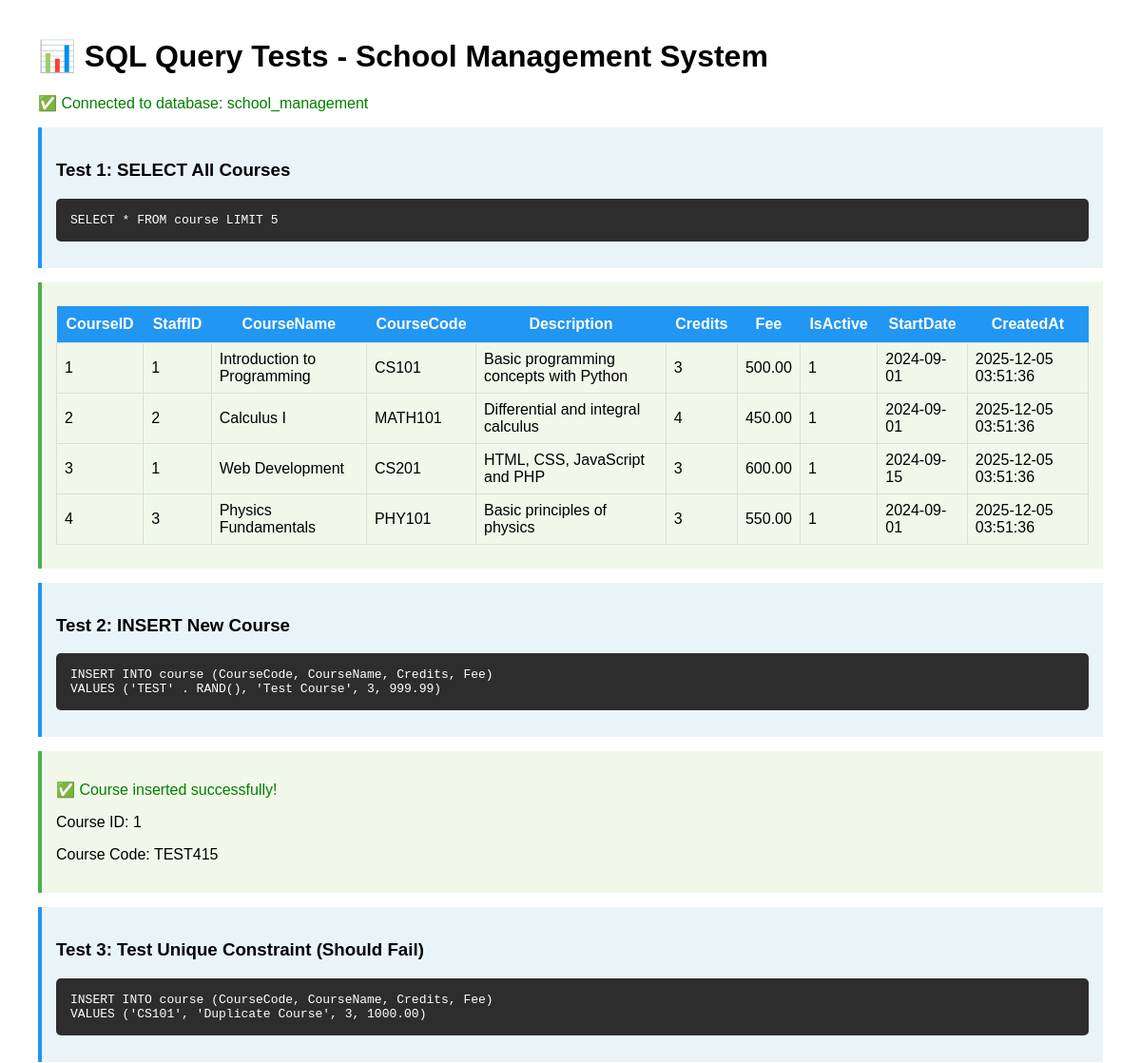
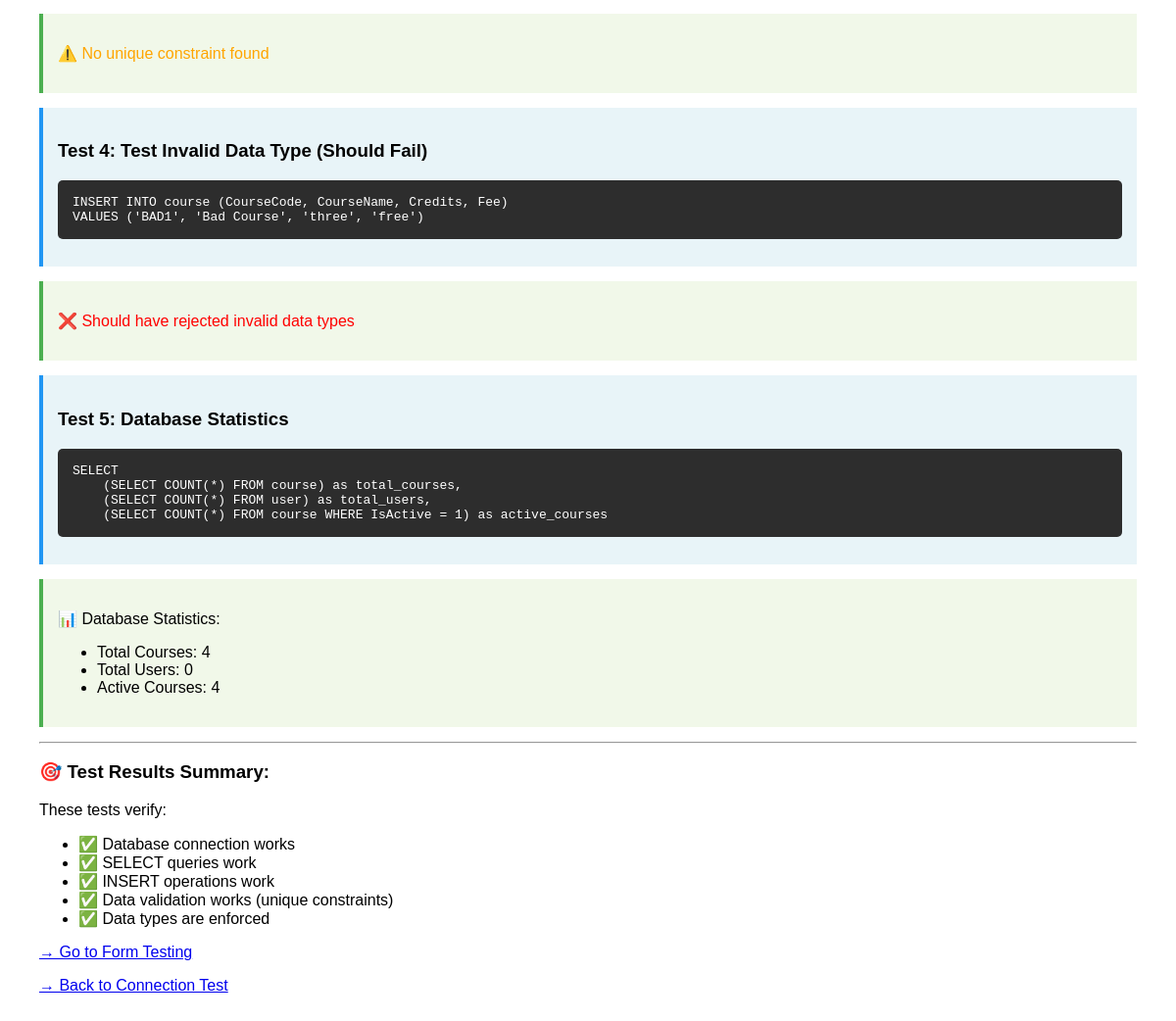
Screenshot of /test-sql.php with the database file from the repository (2 pictures, top to bottom).
### tables this page shows
CREATE TABLE Course (
    CourseID INT AUTO_INCREMENT PRIMARY KEY,
    StaffID INT NULL,
    CourseName VARCHAR(100) NOT NULL,
    CourseCode VARCHAR(20) NOT NULL UNIQUE,
    Description TEXT,
    Credits INT NOT NULL,
    Fee DECIMAL(10,2) DEFAULT 0.00,
    IsActive TINYINT(1) DEFAULT 1,
    StartDate DATE,
    CreatedAt TIMESTAMP DEFAULT CURRENT_TIMESTAMP,
    FOREIGN KEY (StaffID) REFERENCES Staff(StaffID) ON DELETE SET NULL
);

### test-sql.php (the view, shortened to what this page needs)
<?php
echo "<!DOCTYPE html>
<html>
<head>
    <title>SQL Test Queries</title>
    <style>
        body { font-family: Arial; margin: 40px; }
        .query-box { background: #e8f4f8; padding: 15px; margin: 15px 0; border-left: 4px solid #2196F3; }
        .result-box { background: #f1f8e9; padding: 15px; margin: 15px 0; border-left: 4px solid #4CAF50; }
        table { border-collapse: collapse; width: 100%; margin: 10px 0; }
        th { background: #2196F3; color: white; padding: 10px; }
        td { padding: 8px; border: 1px solid #ddd; }
        pre { background: #2d2d2d; color: #fff; padding: 15px; border-radius: 5px; }
    </style>
</head>
<body>";
echo "<h1>📊 SQL Query Tests - School Management System</h1>";
$host = 'localhost';
$dbname = 'school_management';
$username = 'root';
$password = '';
try {
    $pdo = new PDO("mysql:host=$host;dbname=$dbname", $username, $password);
    $pdo->setAttribute(PDO::ATTR_ERRMODE, PDO::ERRMODE_EXCEPTION);
    echo "<p style='color:green;'>✅ Connected to database: $dbname</p>";
    echo "<div class='query-box'>
            <h3>Test 1: SELECT All Courses</h3>
            <pre>SELECT * FROM course LIMIT 5</pre>
          </div>";
    $result = $pdo->query("SELECT * FROM course LIMIT 5");
    echo "<div class='result-box'>";
    if ($result->rowCount() > 0) {
        echo "<table>";
        $firstRow = $result->fetch(PDO::FETCH_ASSOC);
        echo "<tr>";
        foreach (array_keys($firstRow) as $col) {
            echo "<th>$col</th>";
        }
        echo "</tr>";
        echo "<tr>";
        foreach ($firstRow as $value) {
            echo "<td>" . htmlspecialchars($value) . "</td>";
        }
        echo "</tr>";
        while ($row = $result->fetch(PDO::FETCH_ASSOC)) {
            echo "<tr>";
            foreach ($row as $value) {
                echo "<td>" . htmlspecialchars($value) . "</td>";
            }
            echo "</tr>";
        }
        echo "</table>";
    } else {
        echo "<p style='color:orange;'>⚠️ No courses found in database</p>";
    }
    echo "</div>";
    echo "<div class='query-box'>
            <h3>Test 2: INSERT New Course</h3>
            <pre>INSERT INTO course (CourseCode, CourseName, Credits, Fee)
VALUES ('TEST' . RAND(), 'Test Course', 3, 999.99)</pre>
          </div>";
    $testCode = 'TEST' . rand(100, 999);
    $sql = "INSERT INTO course (CourseCode, CourseName, Credits, Fee)
            VALUES ('$testCode', 'Test Course " . date('H:i:s') . "', 3, 999.99)";
    if ($pdo->exec($sql)) {
        $lastId = $pdo->lastInsertId();
        echo "<div class='result-box'>
                <p style='color:green;'>✅ Course inserted successfully!</p>
                <p>Course ID: $lastId</p>
                <p>Course Code: $testCode</p>
              </div>";
    }
    echo "<div class='query-box'>
            <h3>Test 3: Test Unique Constraint (Should Fail)</h3>
            <pre>INSERT INTO course (CourseCode, CourseName, Credits, Fee)
VALUES ('CS101', 'Duplicate Course', 3, 1000.00)</pre>
          </div>";
    try {
        $sql = "INSERT INTO course (CourseCode, CourseName, Credits, Fee)
                VALUES ('CS101', 'Duplicate Course', 3, 1000.00)";
        $pdo->exec($sql);
        echo "<div class='result-box'><p style='color:orange;'>⚠️ No unique constraint found</p></div>";
    } catch (Exception $e) {
        echo "<div class='result-box'><p style='color:green;'>✅ Correctly rejected duplicate: " . $e->getMessage() . "</p></div>";
    }
    echo "<div class='query-box'>
            <h3>Test 4: Test Invalid Data Type (Should Fail)</h3>
            <pre>INSERT INTO course (CourseCode, CourseName, Credits, Fee)
VALUES ('BAD1', 'Bad Course', 'three', 'free')</pre>
          </div>";
    try {
        $sql = "INSERT INTO course (CourseCode, CourseName, Credits, Fee)
                VALUES ('BAD1', 'Bad Course', 'three', 'free')";
        $pdo->exec($sql);
        echo "<div class='result-box'><p style='color:red;'>❌ Should have rejected invalid data types</p></div>";
    } catch (Exception $e) {
        echo "<div class='result-box'><p style='color:green;'>✅ Correctly rejected invalid data: " . $e->getMessage() . "</p></div>";
    }
    echo "<div class='query-box'>
            <h3>Test 5: Database Statistics</h3>
            <pre>SELECT
    (SELECT COUNT(*) FROM course) as total_courses,
    (SELECT COUNT(*) FROM user) as total_users,
    (SELECT COUNT(*) FROM course WHERE IsActive = 1) as active_courses</pre>
          </div>";
    $stats = $pdo->query("SELECT
        (SELECT COUNT(*) FROM course) as total_courses,
        (SELECT COUNT(*) FROM user) as total_users,
        (SELECT COUNT(*) FROM course WHERE IsActive = 1) as active_courses")->fetch();
    echo "<div class='result-box'>
            <p>📊 Database Statistics:</p>
            <ul>
                <li>Total Courses: " . ($stats['total_courses'] ?? 0) . "</li>
                <li>Total Users: " . ($stats['total_users'] ?? 0) . "</li>
                <li>Active Courses: " . ($stats['active_courses'] ?? 0) . "</li>
            </ul>
          </div>";
} catch (Exception $e) {
    echo "<div style='background:#ffebee; padding:15px; color:#c62828;'>
            <h3>❌ Connection Failed</h3>
            <p>Error: " . $e->getMessage() . "</p>
          </div>";
}
echo "<hr>
      <h3>🎯 Test Results Summary:</h3>
      <p>These tests verify:</p>
      <ul>
        <li>✅ Database connection works</li>
        <li>✅ SELECT queries work</li>
        <li>✅ INSERT operations work</li>
        <li>✅ Data validation works (unique constraints)</li>
        <li>✅ Data types are enforced</li>
      </ul>
      <p><a href='test-form.html'>→ Go to Form Testing</a></p>
      <p><a href='test-connection.php'>→ Back to Connection Test</a></p>";
echo "</body></html>";
?>

### test-sql.php (style rules this page uses)
body { font-family: Arial; margin: 40px; }
.query-box { background: #e8f4f8; padding: 15px; margin: 15px 0; border-left: 4px solid #2196F3; }
.result-box { background: #f1f8e9; padding: 15px; margin: 15px 0; border-left: 4px solid #4CAF50; }
table { border-collapse: collapse; width: 100%; margin: 10px 0; }
th { background: #2196F3; color: white; padding: 10px; }
td { padding: 8px; border: 1px solid #ddd; }
pre { background: #2d2d2d; color: #fff; padding: 15px; border-radius: 5px; }

### rows the page displays
course: CourseName "Introduction to Programming", CourseCode "CS101", Description "Basic programming concepts with Python", Credits "3", Fee "500.00", StartDate "2024-09-01", CreatedAt "2025-12-05 03:51:36"
course: value "2", CourseName "Calculus I", CourseCode "MATH101", Description "Differential and integral calculus", Credits "4", Fee "450.00", IsActive "1", StartDate "2024-09-01", CreatedAt "2025-12-05 03:51:36"
course: value "3", value "1", CourseName "Web Development", CourseCode "CS201", Description "HTML, CSS, JavaScript and PHP", Fee "600.00", StartDate "2024-09-15", CreatedAt "2025-12-05 03:51:36"
course: CourseID "4", value "3", CourseName "Physics Fundamentals", CourseCode "PHY101", Description "Basic principles of physics", Fee "550.00", IsActive "1", StartDate "2024-09-01", CreatedAt "2025-12-05 03:51:36"

### other values shown
$dbname "school_management"
$col "CourseID"
$col "StaffID"
$col "CourseName"
$col "CourseCode"
$col "Description"
$col "Credits"
$col "Fee"
$col "IsActive"
$col "StartDate"
$col "CreatedAt"
$value "1"
$lastId "1"
$stats['total_courses'] "4"
$stats['total_users'] "0"
